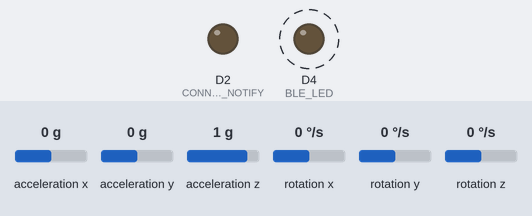
Bench run of a sketch on a simulated Arduino Nano 33 BLE. On the bench: output pins drawn as LEDs (lit = HIGH). Dashed ring = blinking. Inputs (shaded band) come from the test bench; at power-on: acceleration x 0 g, acceleration y 0 g, acceleration z 1 g, rotation x 0 °/s, rotation y 0 °/s, rotation z 0 °/s. Nothing arrives over Bluetooth unless stated; what the sketch prints to the serial monitor is not drawn.

Above: at 0.2 s.
Timing chart, 0 to 3.0 s (numbered marks = the images above):
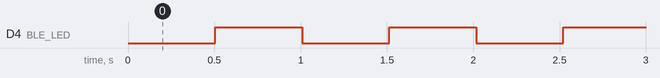

The sketch:

Code_Car_Connect.ino
```cpp
#define CAR_CONNECT //Flag für Precompiler (Adrian)

// Definitionen für Accelerometer (Adrian)
#define ACC_WAIT_TIME 500 // Zyklus zum lesen der Daten
#define MINIMUM_TILT 5    // Winkelgrenze für allarm (DEBUG zwecke)
// Definitionen für BLE Verbindung (Adrian)
#define CONNECT_NOTIFY 2 // High wenn BLE Verbindung besteht
#define BLE_LED 4 // LED für BLE Verbindung

#include <Arduino_BMI270_BMM150.h>
#include <ArduinoBLE.h>
//#include <Arduino_HTS221.h>
#include "EBS_BLE.h" //Custom Header mit BLE definitionen (Adrian)
#include "acc_data.h" // Custom Header mit Funktionen für Accelerometer

unsigned long t_debug, t_fast, t_slow, t_acc;

void setup() {
Serial.begin(9600);
Serial1.begin(9600, SERIAL_8N1);

t_debug, t_fast, t_slow, t_acc = millis();

pinMode(BLE_LED, OUTPUT);
pinMode(CONNECT_NOTIFY, OUTPUT);

Acc_Setup();

digitalWrite(CONNECT_NOTIFY, LOW);
BLE_Setup(); //Öffnet die BLE-Schnittstelle und initiallisiert das Peripherial Device (Adrian)
data_to_car.temperature_val = 24; // Debug da Temperatursensor nicht vorhanden
}

void loop() {

  BLE.poll();

  if (millis() >= t_fast + FAST_CYCLE) { // schnelle BLE und Serial Kommunikation (Adrian)
    BLE_fast_exchange();
    Serial_val_exchange();
    t_fast = millis();
  }

  if (millis() >= t_slow + SLOW_CYCLE) { // langsame BLE Kommunikation (Adrian)
    BLE_slow_exchange();
    t_slow = millis();
  }

  if (millis() >= t_acc + ACC_WAIT_TIME) { // Auslesen der Neigungswinkel (Adrian)
    Acc_Read();
    t_acc = millis();
  }

  if (millis() >= t_debug + 500){ // Debug Loop

    //Serial.println("Bin im Main");

    if (dashboard.connected()) {
      Debug_data();
      //Serial.print("To Car: ");
      //Serial.println(sizeof(data_to_car));
      //Serial.print("To Dash: ");
      //Serial.println(sizeof(data_to_dash));
    }
    else {
      // Alert car that connection was lost
      digitalWrite(CONNECT_NOTIFY, LOW);

      digitalWrite(BLE_LED, !digitalRead(BLE_LED));
    }

    t_debug = millis();
    }

}
```

acc_data.h
```cpp
#ifndef ACC_DATA
#define ACC_DATA


float old_temp;

void Acc_Setup(){

	if (!IMU.begin()) {
    Serial.println("Failed to initialize IMU!");
    while (1);
  }
	Serial.print("Accelerometer sample rate = ");
	Serial.print(IMU.accelerationSampleRate());
	Serial.println(" Hz");

  /*
  if (!HTS.begin()) {
    Serial.println("Failed to initialize humidity temperature sensor!");
    while (1);
  }
  */
}

void Acc_Read() {

	if (IMU.accelerationAvailable()) {

	float x,y,z;

    IMU.readAcceleration(x, y, z);

    // Calculate tilt angles in degrees
    int angleX_int = atan2(x, sqrt(y * y + z * z)) * 180 / PI;
    int angleY_int = atan2(y, sqrt(x * x + z * z)) * 180 / PI;

	/*
    // Determine the tilting direction based on angleX and angleY
    if (angleX_int > MINIMUM_TILT) {  // Tilting up
      Serial.print("Tilting up ");
      Serial.print(angleX_int);
      Serial.println(" degrees");
    } else if (angleX_int < -MINIMUM_TILT) {  // Tilting down
      Serial.print("Tilting down ");
      Serial.print(-angleX_int);
      Serial.println(" degrees");
    }

    if (angleY_int > MINIMUM_TILT) {  // Tilting left
      Serial.print("Tilting left ");
      Serial.print(angleY_int);
      Serial.println(" degrees");
    } else if (angleY_int < -MINIMUM_TILT) {  // Tilting right
      Serial.print("Tilting right ");
      Serial.print(-angleY_int);
      Serial.println(" degrees");
    }
	*/

	data_to_car.angleX = angleX_int;
	data_to_car.angleY = angleY_int;
	data_to_car.acc_X_val = x;
	data_to_car.acc_Y_val = y;
	data_to_car.acc_Z_val = z;

  }

  if (IMU.gyroscopeAvailable()) {

	float gx, gy, gz;

	IMU.readGyroscope(gx, gy, gz);

	data_to_car.dps_X_val = gx;
	data_to_car.dps_Y_val = gy;
	data_to_car.dps_Z_val = gz;

  }
  /*
  float temperature = HTS.readTemperature();

  if (abs(old_temp - temperature) >= 0.5 ){
    old_temp = temperature;
    data_to_car.temperature_val = temperature;
  }
  */

}


#endif
```

Source omitted: EBS_BLE.h (20390 bytes)

Measured:
- by itself, D4 (BLE_LED): alternates HIGH for 0.50 s and LOW for 0.50 s
